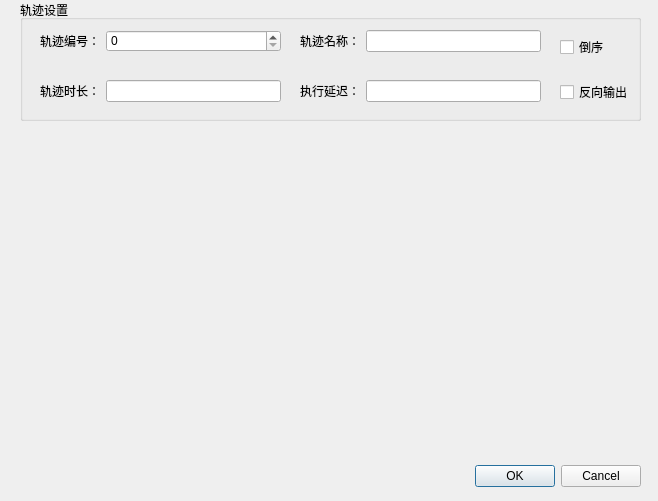
<?xml version="1.0" encoding="UTF-8"?>
<ui version="4.0">
 <class>OrbitDialog</class>
 <widget class="QDialog" name="OrbitDialog">
  <property name="geometry">
   <rect>
    <x>0</x>
    <y>0</y>
    <width>658</width>
    <height>501</height>
   </rect>
  </property>
  <property name="windowTitle">
   <string>设置轨迹</string>
  </property>
  <widget class="QDialogButtonBox" name="buttonBox">
   <property name="geometry">
    <rect>
     <x>10</x>
     <y>460</y>
     <width>631</width>
     <height>32</height>
    </rect>
   </property>
   <property name="orientation">
    <enum>Qt::Horizontal</enum>
   </property>
   <property name="standardButtons">
    <set>QDialogButtonBox::Cancel|QDialogButtonBox::Ok</set>
   </property>
  </widget>
  <widget class="QGroupBox" name="groupBox">
   <property name="geometry">
    <rect>
     <x>20</x>
     <y>0</y>
     <width>621</width>
     <height>121</height>
    </rect>
   </property>
   <property name="title">
    <string>轨迹设置</string>
   </property>
   <widget class="QWidget" name="layoutWidget">
    <property name="geometry">
     <rect>
      <x>20</x>
      <y>30</y>
      <width>241</width>
      <height>22</height>
     </rect>
    </property>
    <layout class="QFormLayout" name="formLayout">
     <item row="0" column="0">
      <widget class="QLabel" name="label">
       <property name="text">
        <string>轨迹编号：</string>
       </property>
      </widget>
     </item>
     <item row="0" column="1">
      <widget class="QSpinBox" name="id"/>
     </item>
    </layout>
   </widget>
   <widget class="QWidget" name="layoutWidget">
    <property name="geometry">
     <rect>
      <x>280</x>
      <y>30</y>
      <width>241</width>
      <height>22</height>
     </rect>
    </property>
    <layout class="QFormLayout" name="formLayout_2">
     <item row="0" column="0">
      <widget class="QLabel" name="label_2">
       <property name="text">
        <string>轨迹名称：</string>
       </property>
      </widget>
     </item>
     <item row="0" column="1">
      <widget class="QLineEdit" name="name"/>
     </item>
    </layout>
   </widget>
   <widget class="QWidget" name="layoutWidget">
    <property name="geometry">
     <rect>
      <x>20</x>
      <y>80</y>
      <width>241</width>
      <height>22</height>
     </rect>
    </property>
    <layout class="QFormLayout" name="formLayout_3">
     <item row="0" column="0">
      <widget class="QLabel" name="label_3">
       <property name="text">
        <string>轨迹时长：</string>
       </property>
      </widget>
     </item>
     <item row="0" column="1">
      <widget class="QLineEdit" name="time_length"/>
     </item>
    </layout>
   </widget>
   <widget class="QWidget" name="layoutWidget">
    <property name="geometry">
     <rect>
      <x>280</x>
      <y>80</y>
      <width>241</width>
      <height>22</height>
     </rect>
    </property>
    <layout class="QFormLayout" name="formLayout_4">
     <item row="0" column="0">
      <widget class="QLabel" name="label_4">
       <property name="text">
        <string>执行延迟：</string>
       </property>
      </widget>
     </item>
     <item row="0" column="1">
      <widget class="QLineEdit" name="delay_time"/>
     </item>
    </layout>
   </widget>
   <widget class="QWidget" name="layoutWidget">
    <property name="geometry">
     <rect>
      <x>540</x>
      <y>20</y>
      <width>73</width>
      <height>101</height>
     </rect>
    </property>
    <layout class="QVBoxLayout" name="verticalLayout">
     <item>
      <widget class="QCheckBox" name="reversal">
       <property name="text">
        <string>倒序</string>
       </property>
      </widget>
     </item>
     <item>
      <widget class="QCheckBox" name="reversal_ouput">
       <property name="text">
        <string>反向输出</string>
       </property>
      </widget>
     </item>
    </layout>
   </widget>
  </widget>
 </widget>
 <resources/>
 <connections>
  <connection>
   <sender>buttonBox</sender>
   <signal>accepted()</signal>
   <receiver>OrbitDialog</receiver>
   <slot>accept()</slot>
   <hints>
    <hint type="sourcelabel">
     <x>248</x>
     <y>254</y>
    </hint>
    <hint type="destinationlabel">
     <x>157</x>
     <y>274</y>
    </hint>
   </hints>
  </connection>
  <connection>
   <sender>buttonBox</sender>
   <signal>rejected()</signal>
   <receiver>OrbitDialog</receiver>
   <slot>reject()</slot>
   <hints>
    <hint type="sourcelabel">
     <x>316</x>
     <y>260</y>
    </hint>
    <hint type="destinationlabel">
     <x>286</x>
     <y>274</y>
    </hint>
   </hints>
  </connection>
 </connections>
</ui>
